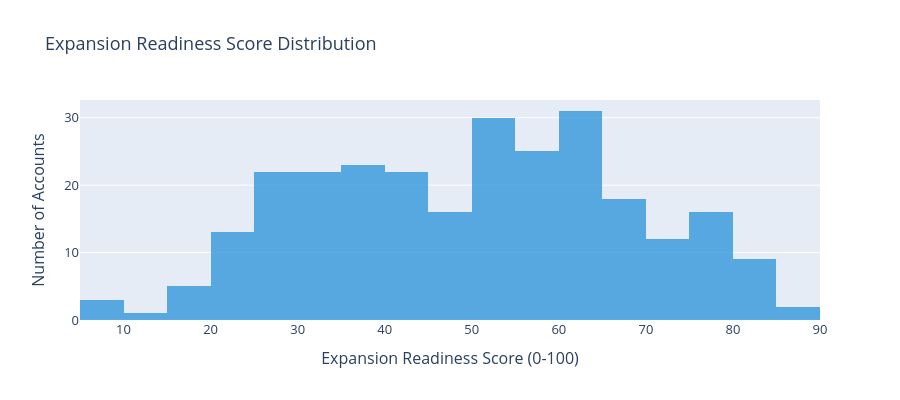

The notebook cell this image was saved under:
### Code cell
fig = go.Figure(go.Histogram(
    x=df_eu['expansion_readiness_score'],
    nbinsx=20,
    marker_color='#3498db',
    opacity=0.8
))
fig.update_layout(
    title='Expansion Readiness Score Distribution',
    xaxis_title='Expansion Readiness Score (0-100)',
    yaxis_title='Number of Accounts',
    height=400,
    font=dict(size=13)
)
fig.show()

### Figure 1 — Plotly figure (JSON) as saved in the notebook; plotly's stock layout.template omitted (floating-point values rounded to 4 significant figures; data arrays with more than 128 entries replaced by an {"elided": "..."} marker saying what was removed)
{"data": [{"marker": {"color": "#3498db"}, "nbinsx": 20, "opacity": 0.8, "type": "histogram", "x": {"elided": "270 float values"}}], "layout": {"font": {"size": 13}, "height": 400, "title": {"text": "Expansion Readiness Score Distribution"}, "xaxis": {"title": {"text": "Expansion Readiness Score (0-100)"}}, "yaxis": {"title": {"text": "Number of Accounts"}}}}
